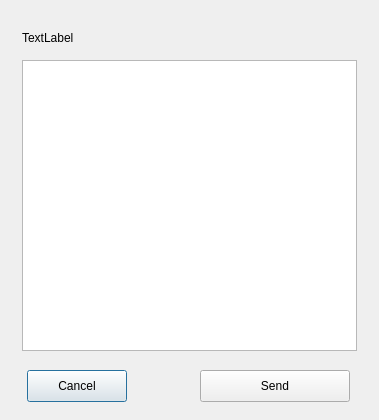
<?xml version="1.0" encoding="UTF-8"?>
<ui version="4.0">
 <class>ExceptionNotifyFormUiImpl</class>
 <widget class="QDialog" name="ExceptionNotifyFormUiImpl">
  <property name="geometry">
   <rect>
    <x>0</x>
    <y>0</y>
    <width>379</width>
    <height>420</height>
   </rect>
  </property>
  <property name="windowTitle">
   <string>Dialog</string>
  </property>
  <widget class="QTextEdit" name="textEdit">
   <property name="geometry">
    <rect>
     <x>22</x>
     <y>60</y>
     <width>335</width>
     <height>291</height>
    </rect>
   </property>
  </widget>
  <widget class="QLabel" name="label">
   <property name="geometry">
    <rect>
     <x>22</x>
     <y>30</y>
     <width>335</width>
     <height>16</height>
    </rect>
   </property>
   <property name="text">
    <string>TextLabel</string>
   </property>
  </widget>
  <widget class="QPushButton" name="pushButton">
   <property name="geometry">
    <rect>
     <x>27</x>
     <y>370</y>
     <width>100</width>
     <height>32</height>
    </rect>
   </property>
   <property name="text">
    <string>Cancel</string>
   </property>
  </widget>
  <widget class="QPushButton" name="pushButton_2">
   <property name="geometry">
    <rect>
     <x>200</x>
     <y>370</y>
     <width>150</width>
     <height>32</height>
    </rect>
   </property>
   <property name="text">
    <string>Send</string>
   </property>
  </widget>
 </widget>
 <resources/>
 <connections/>
</ui>
